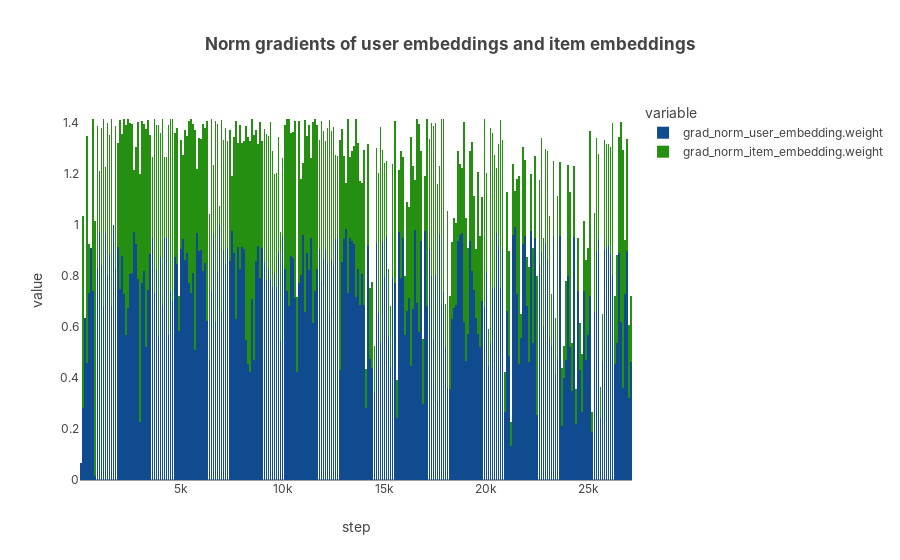

The code cell stored with this chart in its notebook:
### Code cell
fig = px.bar(
    step_metrics_df,
    x='step',
    y=['grad_norm_user_embedding.weight', 'grad_norm_item_embedding.weight'],
    title='Norm gradients of user embeddings and item embeddings',
    height=500
)
fig.update_layout(showlegend=True, barmode='stack')
fig.show()

### Figure 1 — Plotly figure (JSON) as saved in the notebook; plotly's stock layout.template omitted (floating-point values rounded to 4 significant figures; data arrays with more than 128 entries replaced by an {"elided": "..."} marker saying what was removed)
{"data": [{"alignmentgroup": "True", "hovertemplate": "variable=grad_norm_user_embedding.weight<br>step=%{x}<br>value=%{y}<extra></extra>", "legendgroup": "grad_norm_user_embedding.weight", "marker": {"color": "#114B8F", "pattern": {"shape": ""}}, "name": "grad_norm_user_embedding.weight", "offsetgroup": "grad_norm_user_embedding.weight", "orientation": "v", "showlegend": true, "textposition": "auto", "type": "bar", "x": {"elided": "271 int values"}, "xaxis": "x", "y": {"elided": "271 float values"}, "yaxis": "y"}, {"alignmentgroup": "True", "hovertemplate": "variable=grad_norm_item_embedding.weight<br>step=%{x}<br>value=%{y}<extra></extra>", "legendgroup": "grad_norm_item_embedding.weight", "marker": {"color": "#248F11", "pattern": {"shape": ""}}, "name": "grad_norm_item_embedding.weight", "offsetgroup": "grad_norm_item_embedding.weight", "orientation": "v", "showlegend": true, "textposition": "auto", "type": "bar", "x": {"elided": "271 int values"}, "xaxis": "x", "y": {"elided": "271 float values"}, "yaxis": "y"}], "layout": {"autosize": true, "barmode": "stack", "legend": {"title": {"text": "variable"}, "tracegroupgap": 0}, "showlegend": true, "title": {"text": "Norm gradients of user embeddings and item embeddings"}, "xaxis": {"anchor": "y", "autorange": true, "domain": [0, 1], "range": [50, 27150], "title": {"text": "step"}, "type": "linear"}, "yaxis": {"anchor": "x", "autorange": true, "domain": [0, 1], "range": [0, 1.489], "title": {"text": "value"}, "type": "linear"}}}
